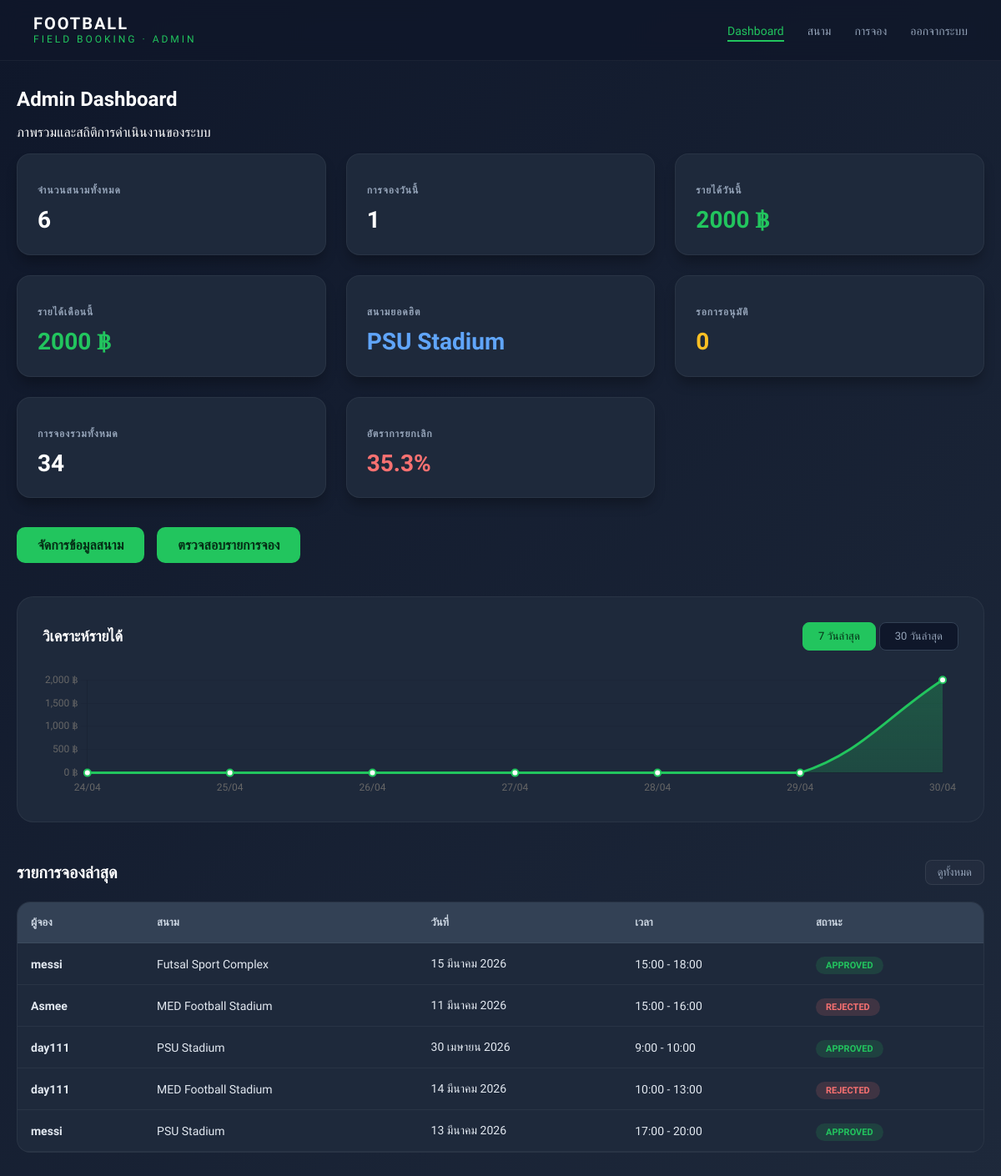
Before: /admin-dashboard/ (signed in) with the older database file.
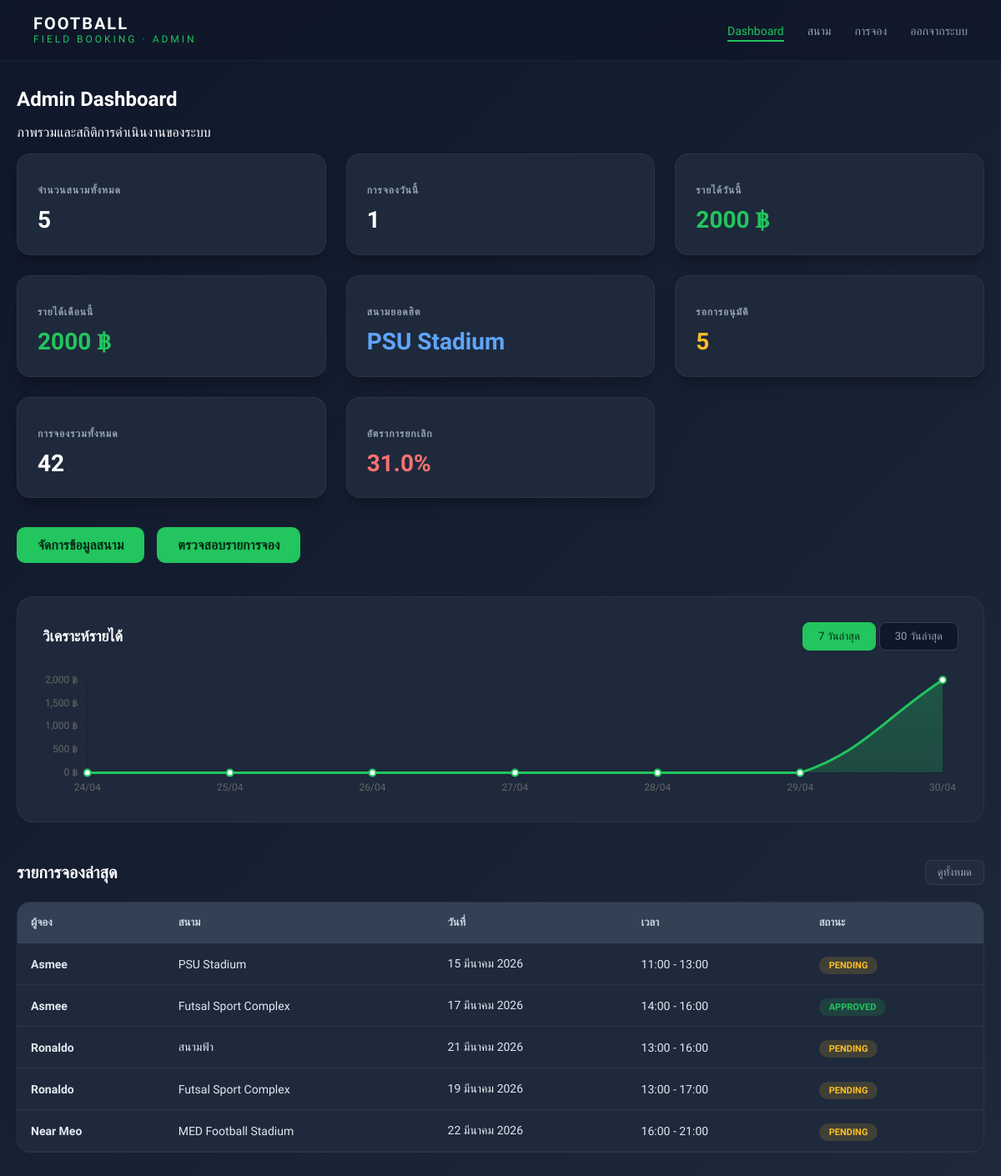
After: the same page with the newer database file.
### booking/models.py (models this page shows, shortened)
class Booking(models.Model):
    STATUS_CHOICES = (
        ('pending', 'Pending'),
        ('approved', 'Approved'),
        ('rejected', 'Rejected'),
        ('cancelled', 'Cancelled'),
    )
    user = models.ForeignKey(User, on_delete=models.CASCADE)
    field = models.ForeignKey(Field, on_delete=models.CASCADE)
    date = models.DateField()
    start_time = models.TimeField()
    end_time = models.TimeField()
    hours = models.IntegerField()
    total_price = models.IntegerField()
    status = models.CharField(
        max_length=10,
        choices=STATUS_CHOICES,
        default='pending'
    )
    slip = models.ImageField(upload_to="slips/", null=True, blank=True)
    created_at = models.DateTimeField(auto_now_add=True)
    class Meta:
        ordering = ['-created_at']

class Field(models.Model):
    name = models.CharField(max_length=100)
    field_type = models.CharField(max_length=20, choices=FIELD_TYPE)
    price = models.IntegerField()
    image = models.ImageField(upload_to='fields/', null=True, blank=True)
    open_time = models.TimeField()
    close_time = models.TimeField()

### booking/views.py (the view)
# urls.py: path('admin-dashboard/', views.admin_dashboard, name='admin_dashboard'),
@login_required
def admin_dashboard(request):
    if not request.user.is_superuser:
        return redirect("home")
    today = timezone.now().date()
    start_of_month = today.replace(day=1)
    total_fields = Field.objects.count()
    today_bookings = Booking.objects.filter(date=today).count()
    today_income = Booking.objects.filter(date=today, status='approved').aggregate(total=Sum('total_price'))['total'] or 0
    month_income = Booking.objects.filter(date__gte=start_of_month, status='approved').aggregate(total=Sum('total_price'))['total'] or 0
    top_field_query = Booking.objects.values('field__name').annotate(count=Count('id')).order_by('-count').first()
    top_field_name = top_field_query['field__name'] if top_field_query else "ไม่มีข้อมูล"
    pending_bookings = Booking.objects.filter(status='pending').count()
    total_bookings = Booking.objects.count()
    rejected_count = Booking.objects.filter(status='rejected').count()
    cancel_rate = round((rejected_count / total_bookings * 100), 1) if total_bookings > 0 else 0
    days_7 = []
    income_7 = []
    for i in range(6, -1, -1):
        day = today - timedelta(days=i)
        total = Booking.objects.filter(date=day, status='approved').aggregate(sum=Sum('total_price'))['sum'] or 0
        days_7.append(day.strftime("%d/%m"))
        income_7.append(float(total))
    days_30 = []
    income_30 = []
    for i in range(29, -1, -1):
        day = today - timedelta(days=i)
        total = Booking.objects.filter(date=day, status='approved').aggregate(sum=Sum('total_price'))['sum'] or 0
        days_30.append(day.strftime("%d/%m"))
        income_30.append(float(total))
    latest_bookings = Booking.objects.select_related("field", "user").order_by("-id")[:5]
    context = {
        "total_fields": total_fields,
        "today_bookings": today_bookings,
        "today_income": today_income,
        "month_income": month_income,
        "top_field_name": top_field_name,
        "pending_bookings": pending_bookings,
        "total_bookings": total_bookings,
        "cancel_rate": cancel_rate,
        "latest_bookings": latest_bookings,
        "chart_labels": json.dumps(days_7),
        "chart_data": json.dumps(income_7),
        "month_labels": json.dumps(days_30),
        "month_data": json.dumps(income_30),
    }
    return render(request, "booking/admin-dashboard.html", context)

### booking/templates/booking/admin-dashboard.html (shortened to what the changed rows need)
{% load static %}
<!DOCTYPE html>
<html lang="th">
<head>
    <link rel="stylesheet" href="{% static 'booking/css/admin-dashboard.css' %}">
</head>
<body>
    <div class="container">
        <header class="header-section">
            <h1>Admin Dashboard</h1>
        </header>
        <div class="dashboard-grid">
            <div class="card">
                <h3>จำนวนสนามทั้งหมด</h3>
                <div class="number">{{ total_fields }}</div>
            </div>
            <div class="card">
                <h3>รอการอนุมัติ</h3>
                <div class="number warning">{{ pending_bookings }}</div>
            </div>
            <div class="card">
                <h3>การจองรวมทั้งหมด</h3>
                <div class="number">{{ total_bookings }}</div>
            </div>
            <div class="card">
                <h3>อัตราการยกเลิก</h3>
                <div class="number danger">{{ cancel_rate }}%</div>
            </div>
        </div>
        <section class="chart-section">
            <div class="chart-header">
                <h2>วิเคราะห์รายได้</h2>
            </div>
        </section>
        <section class="latest-section">
            <div class="section-header">
                <h2>รายการจองล่าสุด</h2>
            </div>
            <div class="table-container">
                <table class="booking-table">
                    <thead>
                        <tr>
                            <th>ผู้จอง</th>
                            <th>สนาม</th>
                            <th>วันที่</th>
                            <th>เวลา</th>
                            <th>สถานะ</th>
                        </tr>
                    </thead>
                    <tbody>
                        {% for b in latest_bookings %}
                        <tr>
                            <td class="user-name">{{ b.user.username }}</td>
                            <td>{{ b.field.name }}</td>
                            <td>{{ b.date }}</td>
                            <td>{{ b.start_time }} - {{ b.end_time }}</td>
                            <td>
                                <span class="status {{ b.status }}">
                                    {{ b.status|upper }}
                                </span>
                            </td>
                        </tr>
                        {% empty %}
                        <tr>
                            <td colspan="5" class="empty-msg">ยังไม่มีข้อมูลการจองในขณะนี้</td>
                        </tr>
                        {% endfor %}
                    </tbody>
                </table>
            </div>
        </section>
    </div>
</body>
</html>

Changed rows visible on the page:
no longer on this page (row unchanged): Booking: user.username "messi", field.name "Futsal Sport Complex", date "15 มีนาคม 2026", start_time "15:00", end_time "18:00", status "APPROVED"
no longer on this page (row unchanged): Booking: user.username "Asmee", field.name "MED Football Stadium", date "11 มีนาคม 2026", start_time "15:00", end_time "16:00", status "REJECTED"
no longer on this page (row unchanged): Booking: user.username "day111", field.name "PSU Stadium", date "30 เมษายน 2026", start_time "9:00", end_time "10:00", status "APPROVED"
no longer on this page (row unchanged): Booking: user.username "day111", field.name "MED Football Stadium", date "14 มีนาคม 2026", start_time "10:00", end_time "13:00", status "REJECTED"
no longer on this page (row unchanged): Booking: user.username "messi", field.name "PSU Stadium", date "13 มีนาคม 2026", start_time "17:00", end_time "20:00", status "APPROVED"
added Booking: user.username "Asmee", field.name "PSU Stadium", date "15 มีนาคม 2026", start_time "11:00", end_time "13:00", status "PENDING"
added Booking: user.username "Asmee", field.name "Futsal Sport Complex", date "17 มีนาคม 2026", start_time "14:00", end_time "16:00", status "APPROVED"
added Booking: user.username "Ronaldo", field.name "สนามฟ้า", date "21 มีนาคม 2026", start_time "13:00", end_time "16:00", status "PENDING"
added Booking: user.username "Ronaldo", field.name "Futsal Sport Complex", date "19 มีนาคม 2026", start_time "13:00", end_time "17:00", status "PENDING"
added Booking: user.username "Near Meo", field.name "MED Football Stadium", date "22 มีนาคม 2026", start_time "16:00", end_time "21:00", status "PENDING"
Other visible differences:
{{ total_fields }}: "6" → "5"
{{ pending_bookings }}: "0" → "5"
{{ total_bookings }}: "34" → "42"
{{ cancel_rate }}: "35.3" → "31.0"
